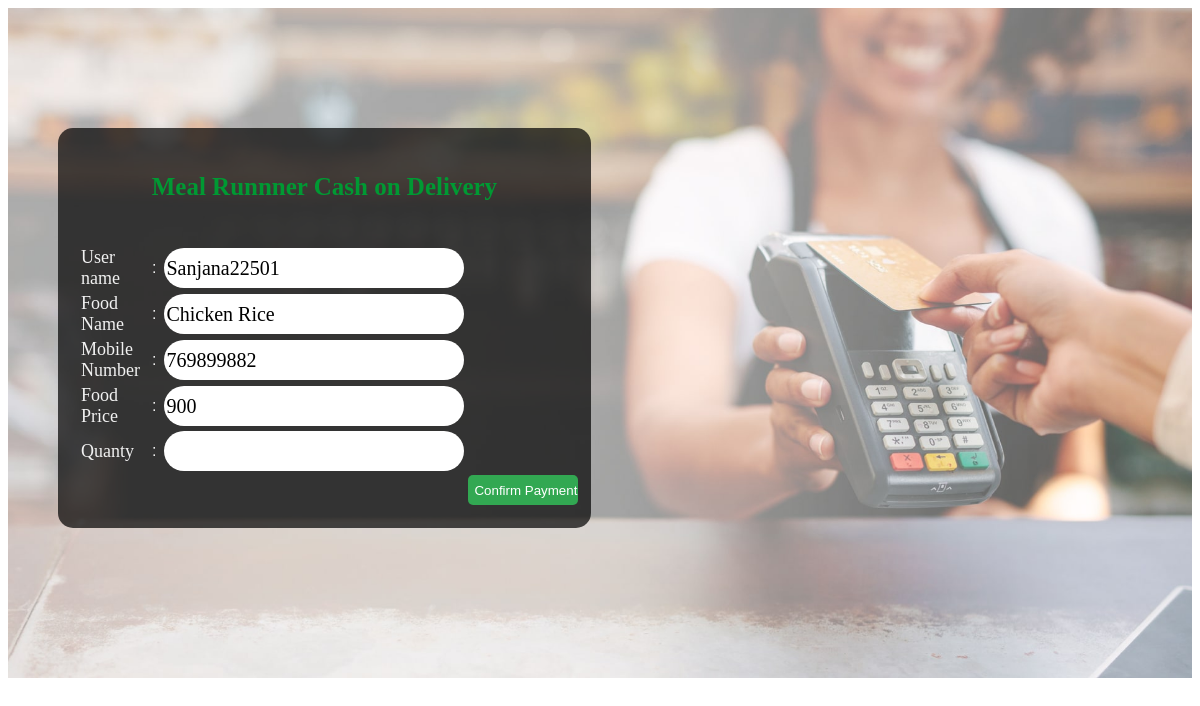
The app's page /ricesorder.php?Id=1 (signed in) with its own data.
### tables this page shows
CREATE TABLE IF NOT EXISTS `fried_rice` (
  `R_id` int(11) NOT NULL AUTO_INCREMENT,
  `R_name` varchar(30) DEFAULT NULL,
  `Lprice` int(11) DEFAULT NULL,
  `Sprice` int(11) NOT NULL,
  PRIMARY KEY (`R_id`)
);

CREATE TABLE IF NOT EXISTS `customer` (
  `CID` int(11) NOT NULL AUTO_INCREMENT,
  `F_name` varchar(50) NOT NULL,
  `L_name` varchar(50) NOT NULL,
  `U_name` varchar(50) NOT NULL,
  `mnumber` int(12) NOT NULL,
  `email` varchar(50) NOT NULL,
  `password` varchar(50) NOT NULL,
  PRIMARY KEY (`CID`),
  UNIQUE KEY `U_name` (`U_name`)
);

### ricesorder.php (the view, shortened to what this page needs)
<?php
	include'connect.php';
	$id=isset($_GET['Id'])? $_GET['Id']:"";
	$kname="";
	$kprice="";
	$sql="SELECT * FROM fried_rice WHERE R_id='$id'";
	$result=mysqli_query($conn,$sql);
	if(mysqli_num_rows($result)>0)
	{
		while($row=mysqli_fetch_assoc($result))
		{
			$kname=$row['R_name'];
			$kprice=$row['Sprice'];
		}
	}
	$uname=isset($_SESSION['Usname']) ? $_SESSION['Usname']:"";
	$num="";
	$sql="SELECT * FROM customer WHERE U_name='$uname'";
	$result=mysqli_query($conn,$sql);
	if(mysqli_num_rows($result)>0)
	{
		while($row=mysqli_fetch_assoc($result))
		{
			$num=$row['mnumber'];
		}
	}
?>
<!DOCTYPE html PUBLIC "-//W3C//DTD XHTML 1.0 Transitional//EN" "http://www.w3.org/TR/xhtml1/DTD/xhtml1-transitional.dtd">
<html xmlns="http://www.w3.org/1999/xhtml">
<head>
<link rel="stylesheet" type="text/css" href="Order.css">
</head>
<body>
<div class="tbleor" id="back">
<form method="post" action="confirmorder.php" class="reg">
<h3 class="topic">Meal Runnner Cash on Delivery</h3>
    	<table align="center">
        <tr>
        <td><label class="lbl">User name</label></td>
            <td></td>
            <td></td>
            <td>:</td>
            <td></td>
			<td><input type="text" name="uname" value="<?php echo $uname?>" readonly="readonly" class="box"></td>
            </tr>
			<td><label class="lbl">Food Name</label></td>
            <td></td>
            <td></td>
            <td>:</td>
            <td></td>
			<td><input type="text" name= "Fname" value="<?php echo $kname?>" readonly="readonly" class="box"></td>
            <tr>
           <td> <label class="lbl">Mobile Number</label> </td>
           <td></td>
           <td></td>
           <td>:</td>
           <td></td>
			<td><input type="text" name="num" value="<?php echo $num?>" readonly="readonly" class="box"></td>
            </tr>
			<tr>
			<td><label class="lbl">Food Price</label></td>
            <td></td>
            <td></td>
            <td>:</td>
            <td></td>
			<td><input type="text" name="fprice" value="<?php echo $kprice?>" readonly="readonly" class="box"></td>
            </tr>
            <tr>
			<td><label class="lbl">Quanty</label></td>
            <td></td>
            <td></td>
            <td>:</td>
            <td></td>
			<td><input type="text"  name="qty" class="box" required="required"></td>
            </tr>
              <tr>
           <td></td>
           <td></td>
           <td></td>
           <td></td>
           <td></td>
           <td></td>
           <td><input type="submit" name="submit" value="Confirm Payment" class="fdbtn"></td>&nbsp;
            </tr>
		</table>
</form>
</div>
</body>
</html>

### order.css (style rules this page uses)
body { background-color:; }
* { box-sizing: border-box; }
body { font-family: Verdana, sans-serif; }
.fdbtn { border-radius:5px; text-align:center; margin:auto; display:flex; width:110px; height:30px; color:white; background-color:#32a852; border-style:none; cursor:pointer; }
.box { background-color:#FFF; width:300px; height:40px; border-radius:20px; font-family:"Times New Roman", Times, serif; font-size:20px; border-style:none; }
.lbl { font-family:"Palatino Linotype", "Book Antiqua", Palatino, serif; font-size:18px; }
.tbleor { width:auto; height:auto; margin-top:10px; alignment-adjust:central; margin-left:90px; }
.reg { position:absolute; left:auto; margin-top:120px; margin-left:50px;; background: rgb(1, 3, 4); background: rgba(0.9, 0.9, 0.9, 0.7); color: #f1f1f1; width: 45%; padding: 20px; border-radius:15px; }
.topic { color:#093; font-family:"Times New Roman", Times, serif; font-size:25px; text-align:center; }
#back { background-image:url(Backgrounds/payments-banner-1.jpg); min-height: 670px; background-position:center; background-repeat: no-repeat; background-size: cover; position: relative; margin:auto; }

### records on screen
fried_rice: Fname "Chicken Rice", fprice "900"
customer: num "769899882"
